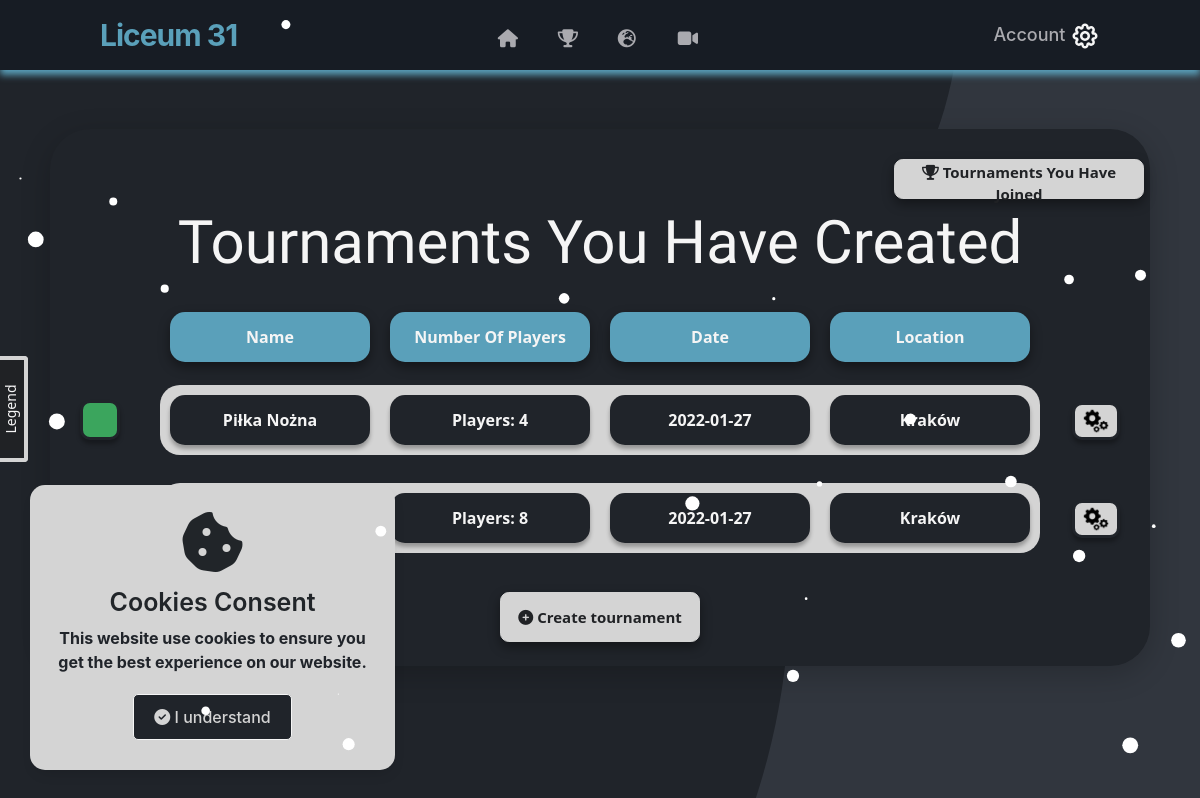
/tournaments (signed in), run on the app's committed database.
### website/models.py (models this page shows)
class Tournament(db.Model):
    id = db.Column(db.Integer,primary_key=True)
    user_id = db.Column(db.Integer,db.ForeignKey('user.id'))
    name = db.Column(db.String(150))
    date = db.Column(db.Date)
    location = db.Column(db.String(150))
    discipline = db.Column(db.String(150))
    type = db.Column(db.String(150))
    movielink = db.Column(db.String(150))
    status = db.Column(db.String(150), default="upcoming")
    is_public = db.Column(db.Boolean(),default=False)
    current_round_number = db.Column(db.Integer(),default=0)
    max_rounds = db.Column(db.Integer(),default = 100000000)
    edited_duel_id = db.Column(db.Integer())
    rounds = db.relationship('Round')
    duels = db.relationship('Duel')
    opponents = db.relationship('Opponent')
    standings = db.relationship('Standing')

### website/views.py (the view)
@views.route('/tournaments', methods=['GET', 'POST'])
@login_required
def tournaments():
    return render_template("tournaments.html", user=current_user)

### website/__init__.py (called while the page is built)
def create_app():
    app = Flask(__name__)
    app.config['SECRET_KEY'] = 'kjabwdlajbal'
    app.config['SQLALCHEMY_DATABASE_URI'] = f'sqlite:///{DB_NAME}'
    app.config['SQLALCHEMY_TRACK_MODIFICATIONS'] = False
    db.init_app(app)  # inicjowanie bazy danych dla aplikacji
    from .views import views
    from .auth import auth
    app.register_blueprint(views, url_prefix='/')
    app.register_blueprint(auth, url_prefix='/')
    from .models import User
    create_datebase(app)
    login_manager = LoginManager()
    login_manager.login_view = 'auth.login'
    login_manager.init_app(app)
    @login_manager.user_loader
    def load_user(id):
        return User.query.get(int(id))
    return app

### website/templates/tournaments.html (shortened to what this page needs)
{% extends "base.html" %} {% block title %}Tournaments You Have Created{% endblock %} {% block content %}
<section class="tournaments_box_container container_tournaments">
    <br />
    <div align="right">
        <a href="/joined-tournaments">
            <button id="btn" style="margin: 6px;" type="button" class="btn-danger_join_tournaments">
                <i title="Tournaments You Have Joined" class="fa fa-trophy"></i>
                Tournaments You Have Joined
            </button>
        </a>
    </div>
    <h3 align="center">Tournaments You Have Created</h3>
    {% if user.tournaments|length > 0 %}
    <table style="margin: auto">
        <tbody style="display: flex; margin-top: 15px">
            <tr class="btn-danger_nav_list_group_tournaments">
                <div align="center ">
                    <td>Name</td>
                </div>
            </tr>
            <tr class="btn-danger_nav_list_group_tournaments">
                <div align="center ">
                    <td>Number Of Players</td>
                </div>
            </tr>
            <tr class="btn-danger_nav_list_group_tournaments">
                <div align="center ">
                    <td>Date</td>
                </div>
            </tr>
            <tr class="btn-danger_nav_list_group_tournaments">
                <div align="center ">
                    <td>Location</td>
                </div>
            </tr>
        </tbody>
        {% for tournament in user.tournaments %}
        <table style="margin: auto">
            <tbody class="btn_tournaments_list" onClick="showTournament({{tournament.id}}) "
                style="display: flex; margin-bottom: 15px">
                <button title="Tournament Settings" style="float: right; margin-top: 30px; margin-bottom: -55px"
                    id="myBtnSettings-{{loop.index}}" class="icon_settings">
                    <img src="../static/pngegg.png" width="30" height="30" />
                </button>  {% if tournament.status == 'active' %}
                <button style="margin-left: 30px; margin-right: -70px" class="btn_activity conduct"></button> {% endif
                %}
                <tr class="btn-danger_nav_list_group_tournaments_name" align="center ">
                    <td>{{tournament.name}}</td>
                </tr>
                <tr class="btn-danger_nav_list_group_tournaments_name" align="center ">
                    <td>Players: {{tournament.opponents|length}}</td>
                </tr>
                <tr class="btn-danger_nav_list_group_tournaments_name" align="center ">
                    <td>{{tournament.date}}</td>
                </tr>
                <tr class="btn-danger_nav_list_group_tournaments_name" align="center ">
                    <td>{{tournament.location}}</td>
                </tr>
            </tbody>
        </table>
        {% endfor %}
        <br />
    </table>
    <div class="box">
        <div class="box__content">
            <div class="box__title">Legend</div>
        </div>
    </div>
    {% else %}
    <h5 style="color: white" align="center">
        <i class="fa fa-info-circle"></i> Eventually your have no created tournaments.
    </h5>
    <br> {% endif %}
    <div align="center ">
        <a href="/new-tournament ">
            <button id="btn" type="button " class="btn-danger_nav_tournaments">
                <i class="fa fa-plus-circle"></i>
                Create tournament
            </button>
        </a>
    </div>
    <br />
</section>
{% endblock %}

### website/static/style.css (style rules this page uses)
html { scroll-behavior: smooth; }
body { background-image: url("../static/bgp.png"); scroll-behavior: smooth; overflow: overlay; background-repeat: no-repeat; background-attachment: fixed; }
.fa, .fab, .fad, .fal, .far, .fas { line-height: 0; -moz-outline: none; outline: none; }
a { color: #fff; font-size: 18px; font-weight: 500; text-decoration: none; }
.btn_activity { float: left; margin-top: 28px; margin-bottom: -55px; width: 40px; height: 40px; box-shadow: 0 0.25em 0.25em rgb(0 0 0 / 30%); transition: all 0.3s ease-out; border: 3px solid #20242a; border-radius: 10px; background-color: #3ba55d; pointer-events: none; cursor: default; }
.conduct { background-color: #3ba55d; }
.icon_settings { border-radius: 10px; background-color: rgb(212, 212, 212); box-shadow: 0 0.25em 0.25em rgb(0 0 0 / 30%); transition: all 0.3s ease-out; border: 3px solid #20242a; margin-left: 270px; margin-right: 30px; }
.box { background: #202225; border-radius: 0px 4px 4px 0px; left: -304px; padding: 4px 4px 4px 0px; position: fixed; top: 320px; transition: transform 0.4s; width: 300px; }
.box .box__content { background: rgb(212, 212, 212); min-height: 200px; padding: 5px; position: relative; color: #202225; font-weight: 700; font-family: "Segoe UI", Tahoma, Geneva, Verdana, sans-serif; }
.box .box__title { background: #202225; border: solid rgb(212, 212, 212); border-radius: 0px 0px 4px 4px; border-width: 0px 4px 4px; cursor: default; font-size: 14px; height: 30px; line-height: 25px; position: absolute; right: -74px; text-align: center; top: 70px; transform: rotate(-90deg); width: 106px; color: whitesmoke; font-weight: 500; font-family: "Segoe UI", Tahoma, Geneva, Verdana, sans-serif; }
h3 { color: whitesmoke; font-family: "Stick No Bills", sans-serif; font-size: 60px; }
.tournaments_box_container { background-color: #20242a; height: 300px; width: 700px; box-shadow: 0 8px 30px 0 rgba(0, 0, 0, 0.2); border-radius: 40px; }
.container_tournaments { width: 1100px; height: auto; margin: 0 auto; margin-top: 5%; }
.btn-danger_nav_list_group_tournaments { background-color: #5aa0ba; border: 0; width: 200px; height: 50px; border-radius: 15px; outline: none; box-shadow: 0px 5px 12px rgba(0, 0, 0, 0.4); transition: 0.5s; backface-visibility: hidden; margin: 10px; text-align: -webkit-center; }
.btn-danger_nav_list_group_tournaments td { color: whitesmoke; font-family: "Segoe UI", Tahoma, Geneva, Verdana, sans-serif; font-weight: bold; padding: 13px; text-align: center; }
.btn-danger_nav_list_group_tournaments_name { background-color: #20242a; border: 0; width: 200px; height: 50px; border-radius: 15px; outline: none; box-shadow: 0 0.25em 0.25em rgb(0 0 0 / 30%); transition: 0.5s; backface-visibility: hidden; margin: 10px; text-align: -webkit-center; }
.btn-danger_nav_list_group_tournaments_name td { color: whitesmoke; font-family: "Segoe UI", Tahoma, Geneva, Verdana, sans-serif; font-weight: bold; padding: 13px; text-align: center; }
.btn_tournaments_list { background-color: rgb(212, 212, 212); border: 0; border-radius: 20px; cursor: pointer; transition: all 0.3s ease-out; }
.btn-danger_nav_tournaments { background-color: rgb(212, 212, 212); border: 0; width: 200px; height: 50px; border-radius: 0.55rem; font-family: "Segoe UI", Tahoma, Geneva, Verdana, sans-serif; color: #202225; font-size: 15px; font-weight: bold; outline: none; box-shadow: 0px 5px 12px rgba(0, 0, 0, 0.4); transition: 0.5s; backface-visibility: hidden; border: 1px solid rgb(212, 212, 212); }
.btn-danger_join_tournaments { background-color: rgb(212, 212, 212); border: 0; width: 250px; height: 40px; border-radius: 0.55rem; font-family: "Segoe UI", Tahoma, Geneva, Verdana, sans-serif; color: #202225; font-size: 15px; font-weight: bold; outline: none; box-shadow: 0px 5px 12px rgba(0, 0, 0, 0.4); transition: 0.5s; backface-visibility: hidden; border: 1px solid rgb(212, 212, 212); }

### data on the page
Tournament: status "active" (drawn), name "Piłka Nożna", opponents|length "4", date "2022-01-27", location "Kraków"
Tournament: opponents|length "8", date "2022-01-27", location "Kraków"
